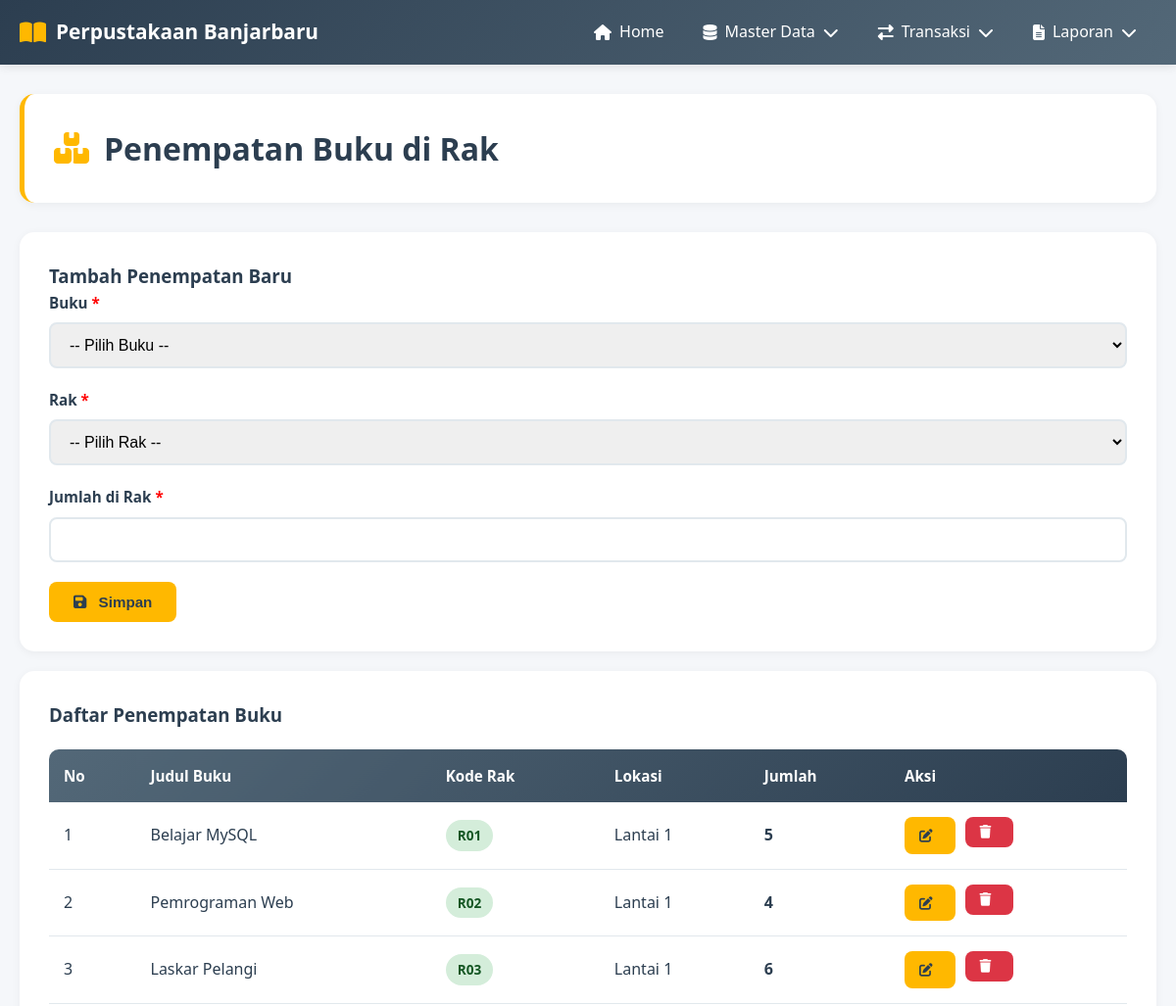
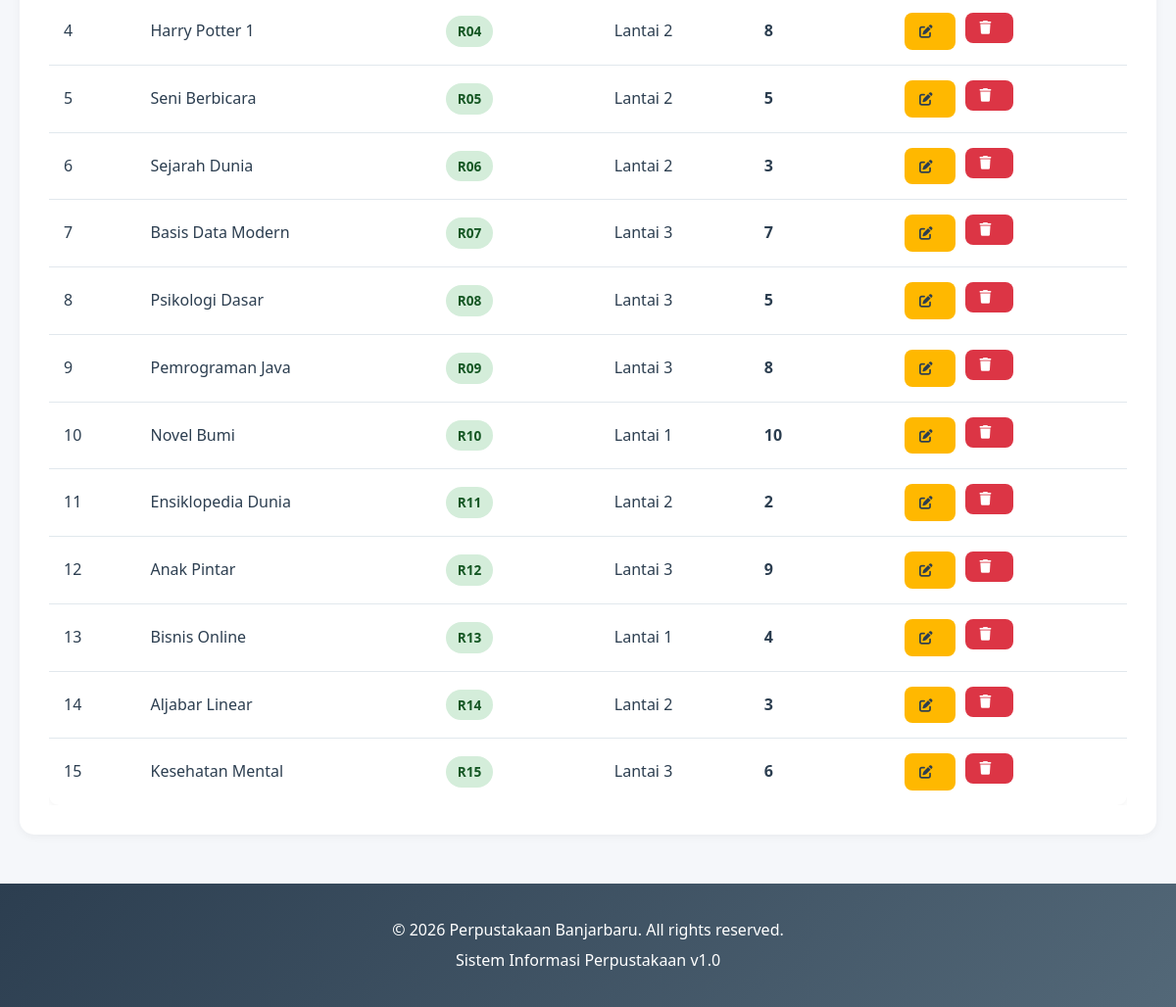
Page /modules/transaksi/buku_rak.php on the committed database (2 pictures, top to bottom).
### tables this page shows
CREATE TABLE `buku_rak` (
  `id_buku_rak` int(11) NOT NULL,
  `id_buku` int(11) NOT NULL,
  `id_rak` int(11) NOT NULL,
  `jumlah_di_rak` int(11) DEFAULT 0
);

CREATE TABLE `buku` (
  `id_buku` int(11) NOT NULL,
  `judul` varchar(200) NOT NULL,
  `id_pengarang` int(11) NOT NULL,
  `id_penerbit` int(11) NOT NULL,
  `tahun` int(11) DEFAULT NULL,
  `jumlah` int(11) DEFAULT 0
);

CREATE TABLE `rak` (
  `id_rak` int(11) NOT NULL,
  `kode_rak` varchar(20) NOT NULL,
  `lokasi` varchar(50) NOT NULL
);

### config/database.php (called while the page is built, shortened)
<?php
$conn = mysqli_connect(DB_HOST, DB_USER, DB_PASS, DB_NAME);
mysqli_set_charset($conn, "utf8");
function query($sql) {
    global $conn;
    return mysqli_query($conn, $sql);
}
function fetchAll($result) {
    $data = [];
    while ($row = mysqli_fetch_assoc($result)) {
        $data[] = $row;
    }
    return $data;
}
?>

### modules/transaksi/buku_rak.php (the view, shortened to what this page needs)
<?php
include '../../includes/header.php';
$edit_data = null;
$sql = "SELECT br.*, b.judul, r.kode_rak, r.lokasi FROM buku_rak br
        JOIN buku b ON br.id_buku = b.id_buku
        JOIN rak r ON br.id_rak = r.id_rak
        ORDER BY r.kode_rak";
$data = fetchAll(query($sql));
$rak_list = fetchAll(query("SELECT * FROM rak ORDER BY kode_rak"));
?>
<div class="container">
    <div class="page-header">
        <h2><i class="fas fa-boxes"></i> Penempatan Buku di Rak</h2>
    </div>
    <div class="content-box">
        <h3><?php echo $edit_data ? 'Edit Penempatan' : 'Tambah Penempatan Baru'; ?></h3>
        <form method="POST">
            <?php if (!$edit_data): ?>
            <div class="form-group">
                <label>Buku <span style="color: red;">*</span></label>
                <select name="id_buku" class="form-control" required>
                    <option value="">-- Pilih Buku --</option>
                </select>
            </div>
            <div class="form-group">
                <label>Rak <span style="color: red;">*</span></label>
                <select name="id_rak" class="form-control" required>
                    <option value="">-- Pilih Rak --</option>
                </select>
            </div>
            <?php endif; ?>
            <div class="form-group">
                <label>Jumlah di Rak <span style="color: red;">*</span></label>
                <input type="number" name="jumlah_di_rak" class="form-control" required min="0"
                       value="<?php echo $edit_data ? $edit_data['jumlah_di_rak'] : ''; ?>">
            </div>
            <div class="flex gap-10">
                <button type="submit" class="btn btn-primary">
                    <i class="fas fa-save"></i> <?php echo $edit_data ? 'Update' : 'Simpan'; ?>
                </button>
            </div>
        </form>
    </div>
    <div class="content-box mt-20">
        <h3>Daftar Penempatan Buku</h3>
        <div class="table-container">
            <table>
                <thead>
                    <tr>
                        <th>No</th>
                        <th>Judul Buku</th>
                        <th>Kode Rak</th>
                        <th>Lokasi</th>
                        <th>Jumlah</th>
                        <th>Aksi</th>
                    </tr>
                </thead>
                <tbody>
                    <?php $no = 1; foreach ($data as $row): ?>
                        <tr>
                            <td><?php echo $no++; ?></td>
                            <td><?php echo $row['judul']; ?></td>
                            <td><span class="badge badge-success"><?php echo $row['kode_rak']; ?></span></td>
                            <td><?php echo $row['lokasi']; ?></td>
                            <td><strong><?php echo $row['jumlah_di_rak']; ?></strong></td>
                            <td>
                                <div class="action-buttons">
                                    <a href="?edit=<?php echo $row['id_buku_rak']; ?>" class="btn btn-sm btn-primary">
                                        <i class="fas fa-edit"></i>
                                    </a>
                                    <form method="POST" style="display: inline;" onsubmit="return confirmDelete()">
                                        <button type="submit" class="btn btn-sm btn-danger">
                                            <i class="fas fa-trash"></i>
                                        </button>
                                    </form>
                                </div>
                            </td>
                        </tr>
                    <?php endforeach; ?>
                </tbody>
            </table>
        </div>
    </div>
</div>
<?php include '../../includes/footer.php'; ?>

### css/style.css (style rules this page uses)
* { margin: 0; padding: 0; box-sizing: border-box; }
:root { --primary-color: #FFB800; --secondary-color: #536878; --dark-blue: #2C3E50; --light-gray: #F5F7FA; --white: #FFFFFF; --text-dark: #2C3E50; --border-color: #E1E8ED; --success: #28A745; --danger: #DC3545; --warning: #FFC107; }
body { font-family: 'Segoe UI', Tahoma, Geneva, Verdana, sans-serif; background-color: var(--light-gray); color: var(--text-dark); line-height: 1.6; }
.container { max-width: 1400px; margin: 30px auto; padding: 0 20px; }
.page-header { background: var(--white); padding: 30px; border-radius: 15px; margin-bottom: 30px; box-shadow: 0 2px 10px rgba(0,0,0,0.05); border-left: 5px solid var(--primary-color); }
.page-header h2 { color: var(--dark-blue); font-size: 2rem; display: flex; align-items: center; gap: 15px; }
.page-header h2 i { color: var(--primary-color); }
.content-box { background: var(--white); padding: 30px; border-radius: 15px; box-shadow: 0 2px 10px rgba(0,0,0,0.05); }
.btn { display: inline-block; padding: 12px 25px; border: none; border-radius: 8px; cursor: pointer; text-decoration: none; font-weight: 600; transition: all 0.3s; font-size: 0.95rem; }
.btn i { margin-right: 8px; }
.btn-primary { background-color: var(--primary-color); color: var(--dark-blue); }
.btn-danger { background-color: var(--danger); color: var(--white); }
.btn-sm { padding: 8px 15px; font-size: 0.85rem; }
.table-container { overflow-x: auto; margin-top: 20px; }
table { width: 100%; border-collapse: collapse; background: var(--white); box-shadow: 0 2px 8px rgba(0,0,0,0.05); border-radius: 10px; overflow: hidden; }
thead { background: linear-gradient(135deg, var(--secondary-color), var(--dark-blue)); color: var(--white); }
thead th { padding: 15px; text-align: left; font-weight: 600; font-size: 0.95rem; }
tbody td { padding: 15px; border-bottom: 1px solid var(--border-color); }
tbody tr:last-child td { border-bottom: none; }
.form-group { margin-bottom: 20px; }
.form-group label { display: block; margin-bottom: 8px; color: var(--dark-blue); font-weight: 600; font-size: 0.95rem; }
.form-control { width: 100%; padding: 12px 15px; border: 2px solid var(--border-color); border-radius: 8px; font-size: 1rem; transition: all 0.3s; }
select.form-control { cursor: pointer; }
.action-buttons { display: flex; gap: 10px; }
.mt-20 { margin-top: 20px; }
.flex { display: flex; }
.gap-10 { gap: 10px; }
.badge { display: inline-block; padding: 5px 12px; border-radius: 20px; font-size: 0.85rem; font-weight: 600; }
.badge-success { background-color: #D4EDDA; color: #155724; }

### rows in the picture
buku_rak: id_buku.judul "Belajar MySQL", id_rak.kode_rak "R01", id_rak.lokasi "Lantai 1", jumlah_di_rak "5"
buku_rak: id_buku.judul "Pemrograman Web", id_rak.kode_rak "R02", id_rak.lokasi "Lantai 1", jumlah_di_rak "4"
buku_rak: id_buku.judul "Laskar Pelangi", id_rak.kode_rak "R03", id_rak.lokasi "Lantai 1", jumlah_di_rak "6"
buku_rak: id_buku.judul "Harry Potter 1", id_rak.kode_rak "R04", id_rak.lokasi "Lantai 2", jumlah_di_rak "8"
buku_rak: id_buku.judul "Seni Berbicara", id_rak.kode_rak "R05", id_rak.lokasi "Lantai 2", jumlah_di_rak "5"
buku_rak: id_buku.judul "Sejarah Dunia", id_rak.kode_rak "R06", id_rak.lokasi "Lantai 2", jumlah_di_rak "3"
buku_rak: id_buku.judul "Basis Data Modern", id_rak.kode_rak "R07", id_rak.lokasi "Lantai 3", jumlah_di_rak "7"
buku_rak: id_buku.judul "Psikologi Dasar", id_rak.kode_rak "R08", id_rak.lokasi "Lantai 3", jumlah_di_rak "5"
buku_rak: id_buku.judul "Pemrograman Java", id_rak.kode_rak "R09", id_rak.lokasi "Lantai 3", jumlah_di_rak "8"
buku_rak: id_buku.judul "Novel Bumi", id_rak.kode_rak "R10", id_rak.lokasi "Lantai 1", jumlah_di_rak "10"
buku_rak: id_buku.judul "Ensiklopedia Dunia", id_rak.kode_rak "R11", id_rak.lokasi "Lantai 2", jumlah_di_rak "2"
buku_rak: id_buku.judul "Anak Pintar", id_rak.kode_rak "R12", id_rak.lokasi "Lantai 3", jumlah_di_rak "9"
buku_rak: id_buku.judul "Bisnis Online", id_rak.kode_rak "R13", id_rak.lokasi "Lantai 1", jumlah_di_rak "4"
buku_rak: id_buku.judul "Aljabar Linear", id_rak.kode_rak "R14", id_rak.lokasi "Lantai 2", jumlah_di_rak "3"
buku_rak: id_buku.judul "Kesehatan Mental", id_rak.kode_rak "R15", id_rak.lokasi "Lantai 3", jumlah_di_rak "6"
